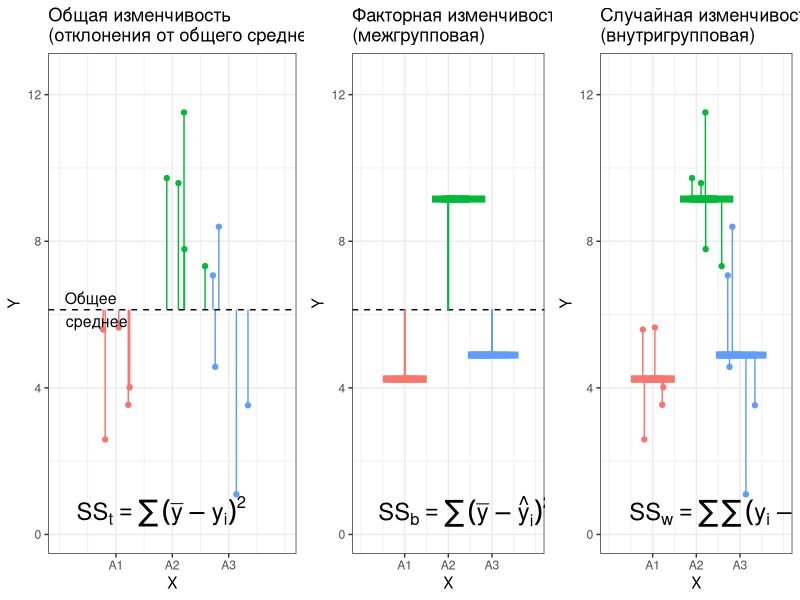
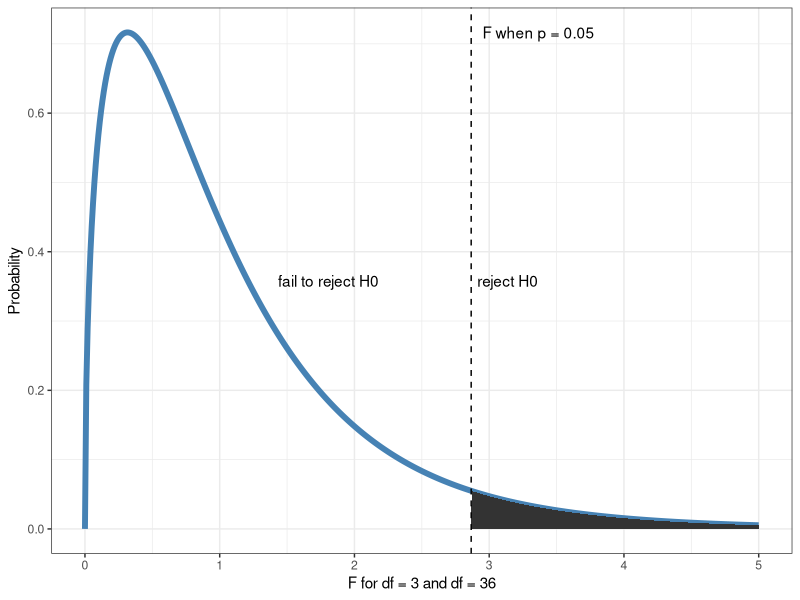
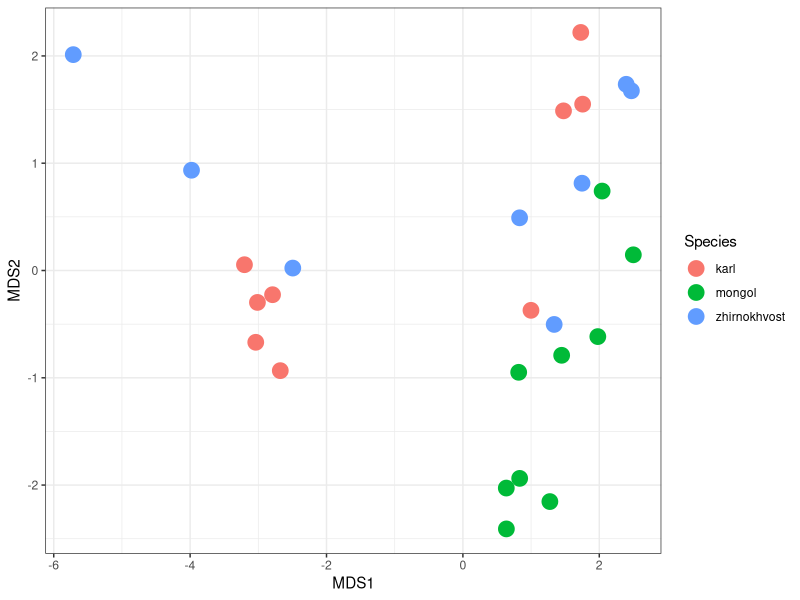
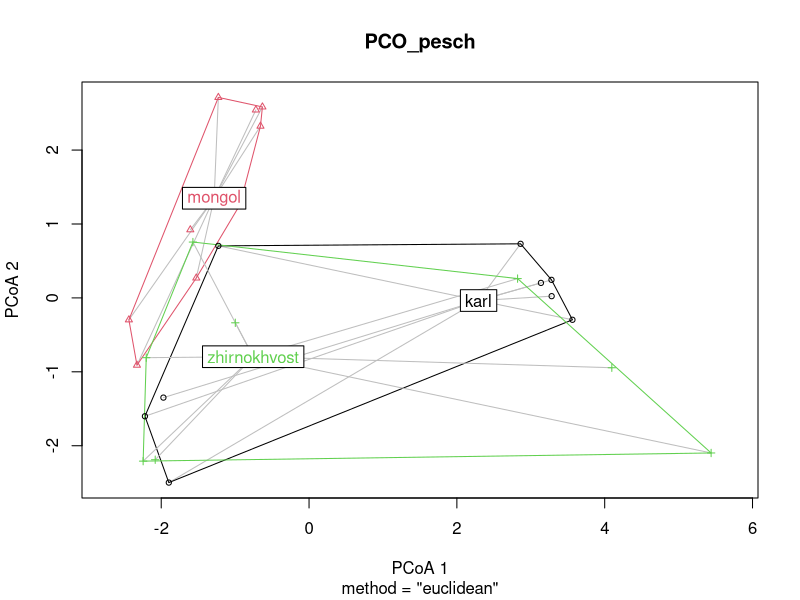
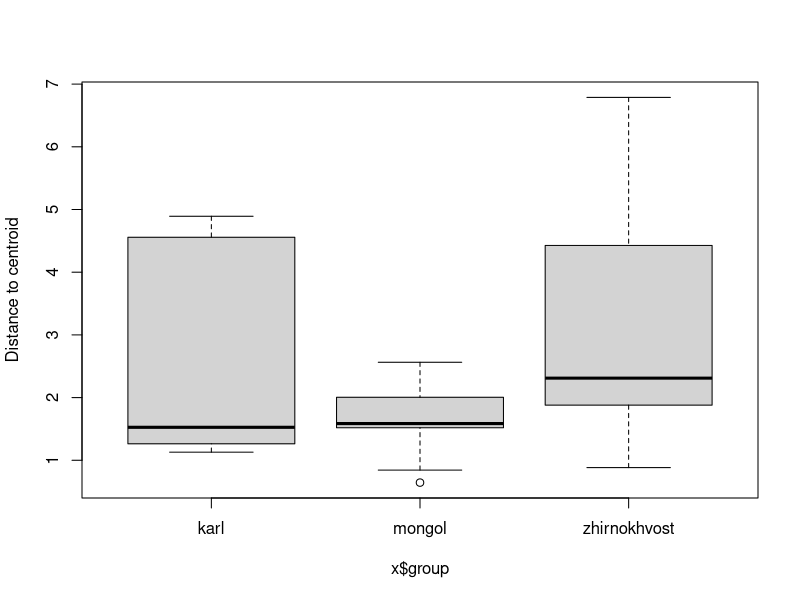
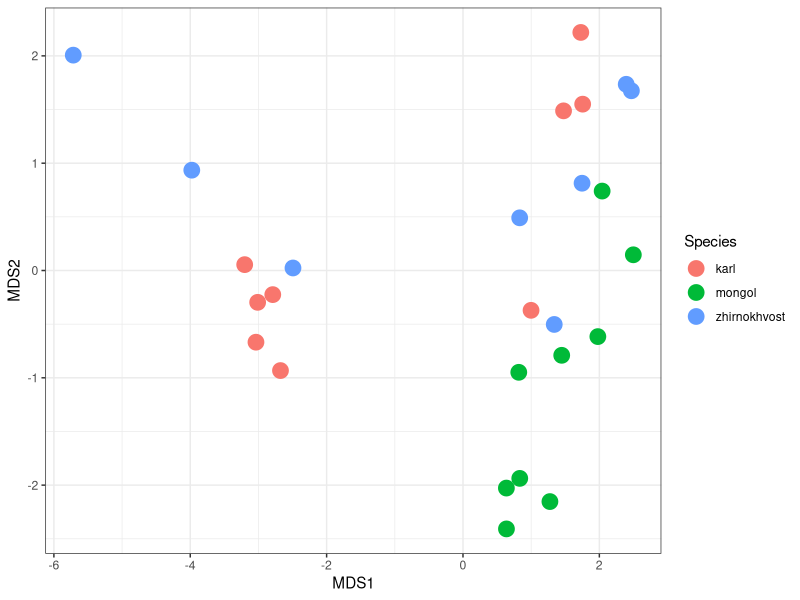

These charts were generated, in order, by the following R code:
## ---- chunk 1
# output options
options(width = 70, scipen = 6, digits = 3)
library(knitr)
# chunk default options
opts_chunk$set(fig.align='center', tidy = FALSE, fig.width = 7, fig.height = 3, warning = FALSE)
## ---- chunk 2
x <- 2:5
ncomb <- choose(x, 2)
FWER <- 0.05 * ncomb
df <- data.frame(x, ncomb, FWER)
colnames(df) <- c("Число средних", "Число сравнений", "&alpha;<sub>familywise</sub>")
library(knitr)
kable(df)
## ---- chunk 3
x <- 2:6
ncomb <- choose(x, 2)
APC <- 0.05 / ncomb
df1 <- data.frame(x, ncomb, APC)
colnames(df1) <- c("Число средних", "Число сравнений", "&alpha;<sub>per comparison</sub>")
library(knitr)
kable(df1)
## ---- chunk 4
n <- 5
alph <- 0.05
dat <- data.frame(
  rank = 1:5, 
  p_val = c(0.001, 0.01, 0.035, 0.04, 0.046))

dat$adj <- n - dat$rank + 1
dat$p_adj <- pmin(dat$adj * dat$p_val, 1)
dat$h0 <- ifelse(dat$p_adj <= alph, "Да", "Нет")
frst_neg <- match("Нет", dat$h0)
dat$h0[(frst_neg + 1)] <- "и дальше везде сохраняем $H_0$"
dat$h0[(frst_neg + 2):nrow(dat)] <- ""
colnames(dat) <- c("Ранг ($j$)", "$\\mathbf{p_{j}}$", "$Поправка$",  "$\\mathbf{\\hat{p_{j}}}$", "Отвергаем $H_0$?")

library(knitr)
kable(dat, format = "markdown")
## ---- chunk 5
library(ggplot2)
theme_set(theme_bw())
library(plyr)
library(gridExtra)
set.seed(3451)
df_anova <- data.frame(X = factor(unlist(lapply(c("A1", "A2", "A3"), rep, times = 5))),
  Y = unlist(lapply(c(3, 8, 5), function(x)rnorm(5, mean = x, sd = 2))))
df_anova$JitterX <- ave(as.numeric(df_anova$X), df_anova$X, FUN = function(x) x + rnorm(length(x), sd = 0.5))
df_anova <- ddply(df_anova, .(X), transform, MeanY = mean(Y))

lims <- range(df_anova$Y) + c(-1, 1)
yannot <- lims[1] + 0.5
gmean <- mean(df_anova$Y, na.rm = TRUE)

gg_anova <- ggplot(df_anova, aes(x = JitterX, y = Y)) + aes(colour = X) + xlab("X") + scale_x_continuous("X", breaks = 1:3, labels = levels(df_anova$X), limits = c(0, 4)) + theme(legend.position = "none") + ylim(lims[1], lims[2])

# Общая изменчивость (отклонения от общего среднего)
gg_anova_total <- gg_anova + 
  geom_point() +
  geom_segment(aes(xend = JitterX, yend = gmean)) +
  geom_hline(yintercept = gmean, linetype = "dashed") + 
  ggtitle("Общая изменчивость\n(отклонения от общего среднего)") +
  annotate("text", label = "Общее\nсреднее", 
           x = 0,  y = gmean, hjust = -0.1, size = 4) + 
  annotate("text", label = "SS[t] == sum((bar(y) - y[i]))^2", parse = TRUE, x = 0,  y = yannot, hjust = -0.1, size = 6) 

# Межгрупповая изменчивость (связанная с фактором)
gg_anova_factor <- gg_anova + 
  geom_hline(yintercept = gmean, linetype = "dashed") + 
  geom_text(size = 25,  stat="summary", fun.y = "mean", aes(y = MeanY, label = "-"), vjust = 0.4) + 
  geom_segment(aes(x = as.numeric(X), y = MeanY, xend = as.numeric(X), yend = gmean)) +
  ggtitle("Факторная изменчивость\n(межгрупповая)")+
    annotate("text", label = "SS[b] == sum((bar(y) - hat(y)[i]))^2", parse = TRUE, x = 0,  y = yannot, hjust = -0.1, size = 6)

# Внутригрупповая изменчивость (случайная)
gg_anova_error <- gg_anova + 
  geom_point() +
  geom_text(size = 25,  stat="summary", fun.y = "mean", aes(y = MeanY, label = "-"), vjust = 0.4) + 
  geom_segment(aes(xend = JitterX, yend = MeanY)) +
  ggtitle("Случайная изменчивость\n(внутригрупповая)")+
    annotate("text", label = "SS[w] == sum(sum((y [i] - hat(y)[i])))^2", parse = TRUE, x = 0,  y = yannot, hjust = -0.1, size = 6)

grid.arrange(gg_anova_total, gg_anova_factor, gg_anova_error, ncol = 3, widths = c(0.38, 0.31, 0.31))
## ---- chunk 6
library(ggplot2)
theme_set(theme_bw())
df_f <- data.frame(x = seq(0, 5, 0.01), y = df(seq(0, 5, 0.01), 3, 36))
F_crit <- qf(p = 0.95, df1 = 3, df2 = 36)
shade <- rbind(c(F_crit, 0), subset(df_f, x > F_crit), c(df_f[nrow(df_f), "x"], 0))

ggplot(data = df_f, aes (x = x, y = y)) + geom_line(size = 2, color = "steelblue") + xlab("F for df = 3 and df = 36") + ylab ("Probability") + geom_polygon(data = shade, aes(x, y)) + geom_vline(aes(xintercept = F_crit), linetype = "dashed") + annotate(geom = "text", x = F_crit, y = max(df_f$y), label = "F when p = 0.05", hjust = -0.1) + annotate(geom = "text", x = F_crit, y = max(df_f$y)/2, label = "reject H0", hjust = -0.1) + annotate(geom = "text", x = F_crit/2, y = max(df_f$y)/2, label = "fail to reject H0", hjust = 0)
## ---- chunk 7
pesch <- read.csv("data/pesch.csv", header = TRUE, sep = ";")
head(pesch)
## ---- chunk 8
options(digits = 4)
log_pesch <- pesch
log_pesch[, 3:ncol(pesch)] <- log(pesch[, 3:ncol(pesch)] +1)
head(log_pesch)
## ---- chunk 9
library(ggplot2)
library(vegan)
theme_set(theme_bw())
mds_pesch <- metaMDS(log_pesch[, 3:ncol(pesch)], distance = "euclidian", trace = 0)
mds_pesch <- as.data.frame(mds_pesch$points)
mds_pesch$Species <- pesch$Species
ggplot(mds_pesch, aes(x = MDS1, y = MDS2, colour = Species)) + geom_point(size = 5)
## ---- chunk 10

## ---- chunk 11
library(vegan)
permanova_pesch <- adonis(log_pesch[3:9] ~ log_pesch$Species, method = "euclidean")
permanova_pesch
## ---- chunk 12
permanova_pesch
pvalue <- permanova_pesch$aov.tab$`Pr(>F)`[1]
## ---- chunk 13
dist_pesch <- vegdist(log_pesch[,3:ncol(pesch)], method  = "euclidian")
PCO_pesch <- betadisper(dist_pesch, log_pesch$Species)
## ---- chunk 14
plot(PCO_pesch)
## ---- chunk 15
anova(PCO_pesch)
## ---- chunk 16
boxplot(PCO_pesch)
## ---- chunk 17
library(ggplot2)
#dist_pesch <- vegdist(log_pesch[,3:ncol(pesch)], method = "euclidian")
mds_pesch <- metaMDS(log_pesch[,3:ncol(pesch)], distance = "euclidian", trace = FALSE)
mds_pesch <- as.data.frame(mds_pesch$points)
mds_pesch$Species <- pesch$Species
pl_pesch <- ggplot(mds_pesch, aes(x = MDS1, y = MDS2, colour = Species))
pl_pesch + geom_point(size = 5)
## ---- chunk 18
pairwise_permanova <- function(dat, group, strata = NULL, ...){
  pair <- combn(unique(as.character(group)), 2)
  ncomb <- ncol(pair)
  res <- rep(NA, ncomb)
  for (i in 1:ncomb) {
    filter <- group %in% pair[, i]
    if(is.null(strata)){
      posthoc <- adonis(dat[filter, ] ~ group[filter], ...)$aov.tab$Pr[1]
    } else {
      posthoc <- adonis(dat[filter, ] ~ group[filter], 
                        strata = strata[filter], ...)$aov.tab$Pr[1]
    }
    res[i] <- posthoc
    names(res)[i] <- paste(pair[, i], collapse = " vs. ")
  }
  return(res)
}
## ---- chunk 19
p_vals <- pairwise_permanova(
  dat = log_pesch[, -c(1:2)], group = log_pesch$Species, 
  method = "euclidean", permutations=9999)
p_vals
## ---- chunk 20
p.adjust(p_vals, method = "bonferroni")
## ---- chunk 21
p.adjust(p_vals, method = "holm")
## ---- chunk 22
log_pesch2 <- log_pesch[log_pesch$Species != "zhirnokhvost", ]
## ---- chunk 23
twofact_pesch <- adonis(log_pesch2[,3:ncol(pesch)] ~ Gender * Species,
                        data = log_pesch2, method = "euclidian")
twofact_pesch
## ---- chunk 24
nested_pesch <- adonis(log_pesch2[, 3:ncol(pesch)] ~ Gender, 
                       data = log_pesch2, strata = log_pesch2$Species, 
                       method = "euclidian")
nested_pesch
## ---- chunk 25
com <- read.csv("data/simulated_data.csv", sep = ',', header = T)

# Ошибочный дизай
com_permanova <- adonis(com[,1:2] ~ com$NO3)

# Правильный дизайн
com_permanova2 <- adonis(com[,1:2] ~ com$NO3, strata = com$field)
